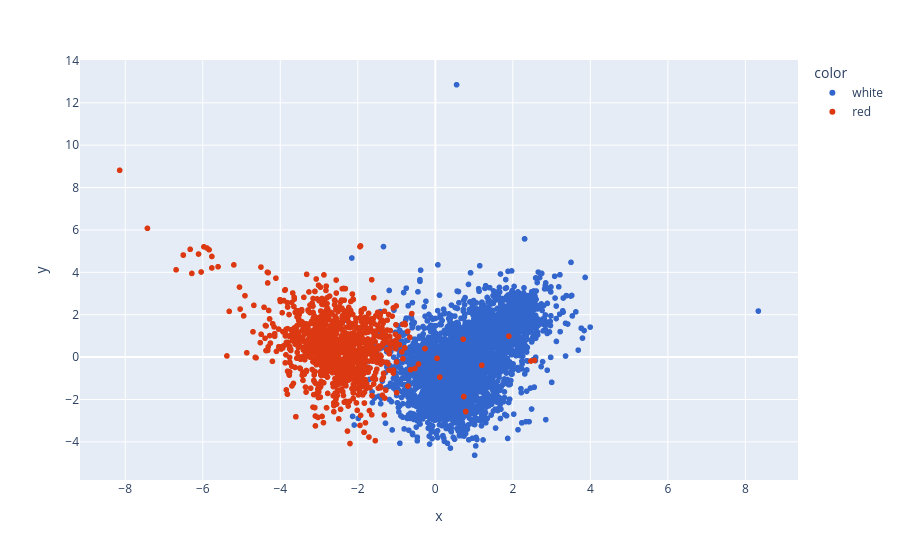

Here is the notebook cell this chart was saved with:
### Code cell
import plotly.express as px
y_train_trf = y_train.astype(str)
fig = px.scatter(x=X_train_trf[:,0],
                 y=X_train_trf[:,1],
                 color=y_train_trf,
                 color_discrete_sequence=px.colors.qualitative.G10
                )
fig.show()

### Figure 1 — Plotly figure (JSON) as saved in the notebook; plotly's stock layout.template omitted (floating-point values rounded to 4 significant figures; data arrays with more than 128 entries replaced by an {"elided": "..."} marker saying what was removed)
{"data": [{"hovertemplate": "color=white<br>x=%{x}<br>y=%{y}<extra></extra>", "legendgroup": "white", "marker": {"color": "#3366CC", "symbol": "circle"}, "mode": "markers", "name": "white", "showlegend": true, "type": "scattergl", "x": {"elided": "3899 float values"}, "xaxis": "x", "y": {"elided": "3899 float values"}, "yaxis": "y"}, {"hovertemplate": "color=red<br>x=%{x}<br>y=%{y}<extra></extra>", "legendgroup": "red", "marker": {"color": "#DC3912", "symbol": "circle"}, "mode": "markers", "name": "red", "showlegend": true, "type": "scattergl", "x": {"elided": "1271 float values"}, "xaxis": "x", "y": {"elided": "1271 float values"}, "yaxis": "y"}], "layout": {"legend": {"title": {"text": "color"}, "tracegroupgap": 0}, "margin": {"t": 60}, "xaxis": {"anchor": "y", "domain": [0, 1], "title": {"text": "x"}}, "yaxis": {"anchor": "x", "domain": [0, 1], "title": {"text": "y"}}}}
